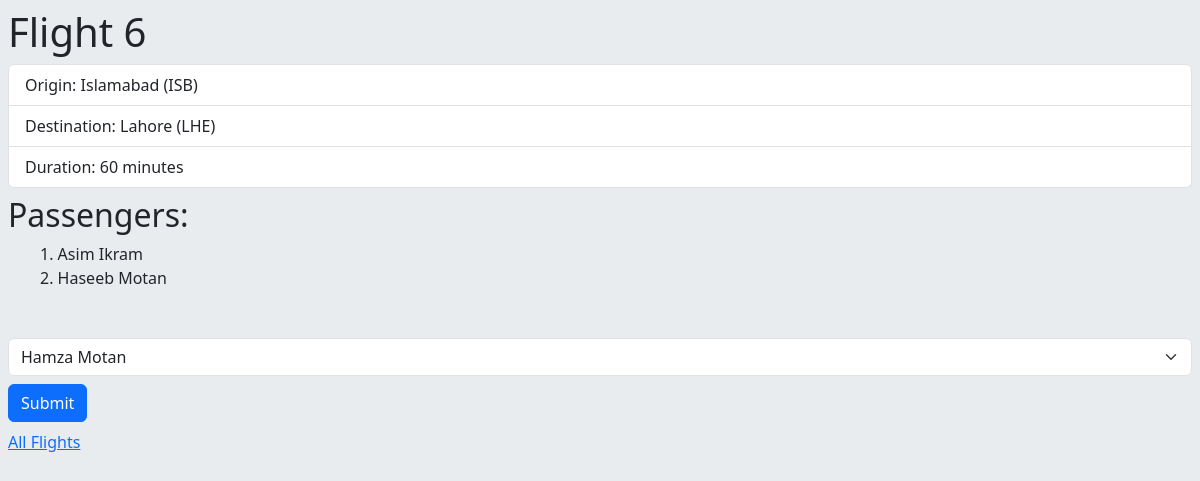
The app's page /flights/6 with its own data.
### flights/models.py (models this page shows, shortened)
class Flight(models.Model):
    origin = models.ForeignKey(
        Airport, on_delete=models.CASCADE, related_name="departures"
    )
    destination = models.ForeignKey(
        Airport, on_delete=models.CASCADE, related_name="arrivals"
    )
    duration = models.IntegerField()

class Airport(models.Model):
    code = models.CharField(max_length=3)
    city = models.CharField(max_length=64)
    def __str__(self):
        return f"{self.city} ({self.code})"

class Passenger(models.Model):
    first = models.CharField(max_length=64)
    last = models.CharField(max_length=64)
    flights = models.ManyToManyField(Flight, blank=True, related_name="passengers")
    def __str__(self):
        return f"{self.first} {self.last}"

### flights/views.py (the view)
# urls.py: path("<int:flight_id>", views.flight, name="flight"),
def flight(request, flight_id):
    flight = Flight.objects.get(id=flight_id)
    passengers = flight.passengers.all()
    non_passengers = Passenger.objects.exclude(flights=flight).all()
    return render(
        request,
        "flight.html",
        {"flight": flight, "passengers": passengers, "non_passengers": non_passengers},
    )

### flights/templates/flight.html (shortened to what this page needs)
{% extends "layout.html" %} {% block body %}
<h1 class="m-2">Flight {{ flight.id }}</h1>
<ul class="m-2 list-group">
  <li class="list-group-item">Origin: {{ flight.origin }}</li>
  <li class="list-group-item">Destination: {{ flight.destination }}</li>
  <li class="list-group-item">Duration: {{ flight.duration }} minutes</li>
</ul>
<h2 class="m-2">Passengers:</h2>
<ul class="m-2 mb-5 list-group-numbered">
  {% for passenger in passengers %}
  <li class="list-group-item">{{ passenger }}</li>
  {% empty %}
  <li class="list-group-item">No Passengers.</li>
  {% endfor %}
</ul>
<form class="m-2" action="{% url 'book' flight.id %}" method="post">
  <select class="form-select" name="passenger" id="">
    {% for passenger in non_passengers %}
    <option value="{{ passenger.id }}">{{ passenger }}</option>
    {% endfor %}
  </select>
  <input class="mt-2 btn btn-primary" type="submit" />
</form>
<a class="m-2" href="{% url 'index' %}">All Flights</a>
{% endblock %}

### records on screen
Flight: id "6", origin "Islamabad (ISB)", destination "Lahore (LHE)", duration "60"
Passenger: first+last "Asim Ikram"
Passenger: first+last "Haseeb Motan"

### other values on screen
form field passenger "Hamza Motan"
